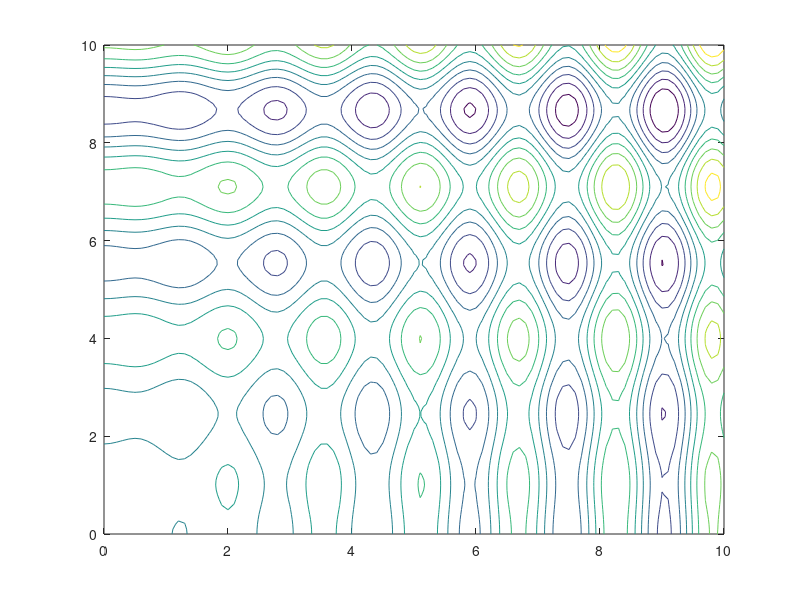

MATLAB code for this plot: (Note: this script raises an error after producing the figure.)
% GA_ex21.m file
% Fin min of a function of 2 varaibles
% Minimize f(x,y)=xsin(4x)+1.1ysin(2y), with
%          0<=x<=10, 0<=y<=10.

% PenChen Chou, 7-1-2001
% Revised,      7-1-2002

clear all
ans=1;
who
fprintf('>>>Start this program [GA_ex21.m] now. Please wait!\n');
pause(1)

global MIN_offset MUL_factor LOCUS x_data y_data

MUL_factor=1;   % Set it to 1 for the time being.
                % MUL_factor must be a positive real number.
LOCUS=1;        % Set LOCUS to 1 if the independent variables
                % of the problem is 2 and you want to plot 
                % the 3-dim diagram, otherwise, set LOCUS=0;.
x_data=[]; y_data=[];

%===================================================
%  OPTION.  
%  **>You can omit this part if no 3-dim plot necessary.
% Plot 3-dim diagram for this problem
x=0:0.1:10; y=x; [X,Y]=meshgrid(x,y);
Z=X.*sin(4*X)+1.1*Y.*sin(2*Y);
figure(2);contour(X,Y,Z)
%===================================================

%*********************************************************/
%       User can modify the following block
%*********************************************************/
MIN_offset=25;  % From the problem description above, max f(x,y)
                % is 22, so we set a rather large number such
                % as 25 to MIN_offset in this case.
                % We will use PI=MIN_offset-PI; statement later
                % to convert a MINIMIZATION problem to fit the
                % property of GA to a MAXIMIZATION one.
%------------------------------------------------------------------------------------
%   IMPORTANT: If you handle a MAXIMIZATION problem, set
%              MIN_offset=0;
%------------------------------------------------------------------------------------
obj_fcn = 'GA_f21';	% Objective function
% Range of the input variables x and y
range = [0 0       % LOWER BOUNDS
      10 10]; 	% UPPER BOUNDS
IC=[]; elite=1; 
gen_no=800;
popuSize=50; bit_n=60;
% If you want more information from GA result, use the following:
%popuSize=8;bit_n=12;
xover_rate=0.8; mutate_rate=0.05;
%**********************************************************
% call GA_genetic
tic
[popu, popu_real, fcn_value, upper, average,...
     lower, BEST_popu, popuSize, gen_no, para, best_pi,...
     bit_n, xover_rate, mutate_rate]=...
GA_genetic(obj_fcn, range, IC, elite, gen_no, popuSize,...
     bit_n, xover_rate, mutate_rate);
et=toc/60;
fprintf('==>  Computation time is (%.2f) minutes.\n\n',et);            

%===================================================
%   OPTION:   If no 3-dim plot necessary, omit this part.
% Plot locus of optimization process
LAST=length(x_data);
figure(2); hold on
plot(x_data(1),y_data(1),'x');
plot(x_data,y_data);
plot(x_data(LAST),y_data(LAST),'o');
%plot(0,0,'*');   % The best position
hold off
title('*=BEST, x=Starting point, o=Ending point')
%===================================================

% END OF THIS MAIN PROGRAM.
